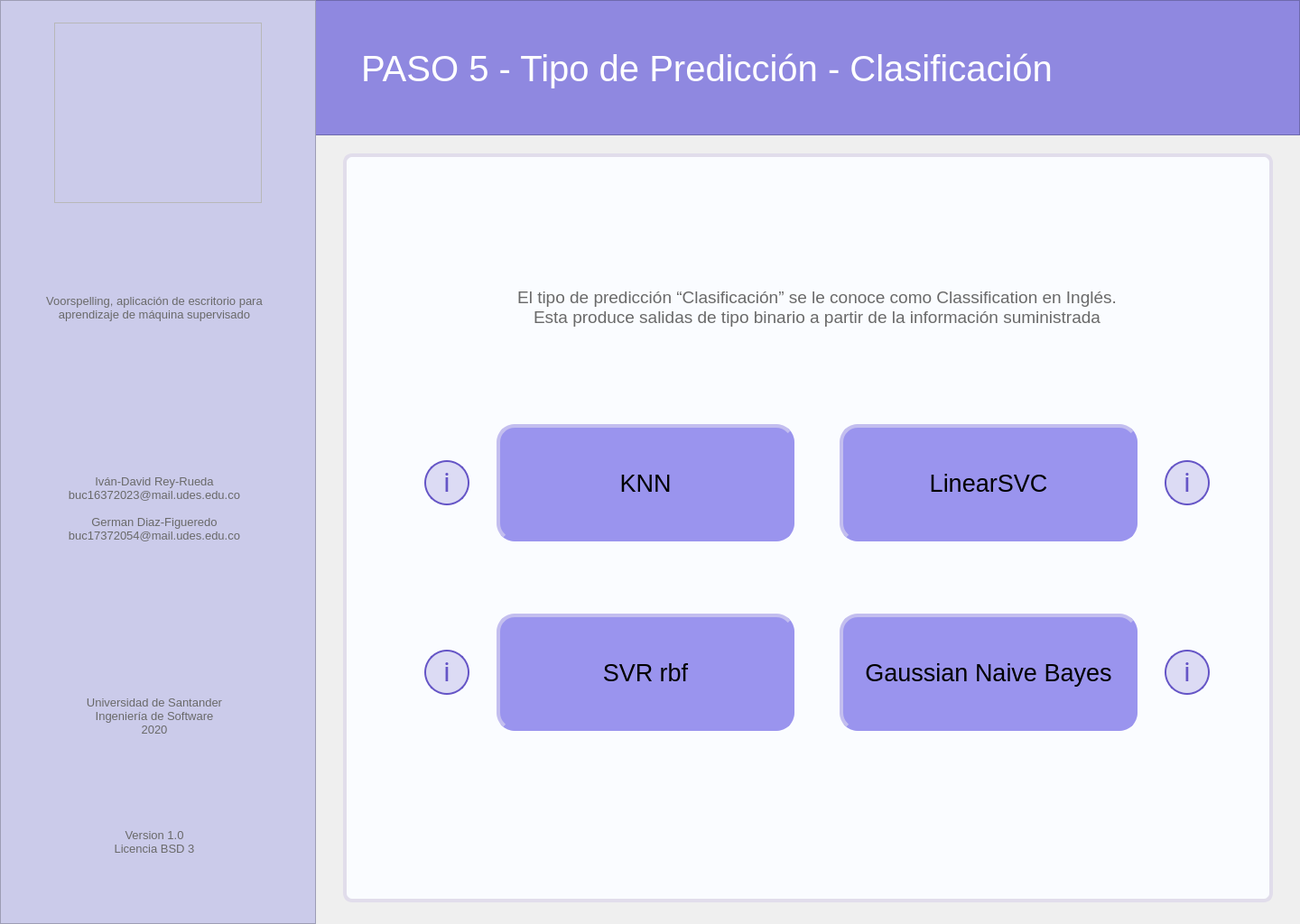
<?xml version="1.0" encoding="UTF-8"?>
<ui version="4.0">
 <class>MainWindow</class>
 <widget class="QMainWindow" name="MainWindow">
  <property name="geometry">
   <rect>
    <x>0</x>
    <y>0</y>
    <width>1440</width>
    <height>1024</height>
   </rect>
  </property>
  <property name="minimumSize">
   <size>
    <width>1440</width>
    <height>1024</height>
   </size>
  </property>
  <property name="maximumSize">
   <size>
    <width>1440</width>
    <height>1024</height>
   </size>
  </property>
  <property name="windowTitle">
   <string>Voorspelling</string>
  </property>
  <widget class="QWidget" name="centralwidget">
   <property name="minimumSize">
    <size>
     <width>1440</width>
     <height>1024</height>
    </size>
   </property>
   <property name="maximumSize">
    <size>
     <width>1440</width>
     <height>1024</height>
    </size>
   </property>
   <widget class="QFrame" name="left_bar">
    <property name="geometry">
     <rect>
      <x>0</x>
      <y>0</y>
      <width>350</width>
      <height>1024</height>
     </rect>
    </property>
    <property name="styleSheet">
     <string notr="true">background-color: rgb(203, 203, 234);

</string>
    </property>
    <property name="frameShape">
     <enum>QFrame::StyledPanel</enum>
    </property>
    <property name="frameShadow">
     <enum>QFrame::Raised</enum>
    </property>
    <widget class="QLabel" name="lbl_left_1">
     <property name="geometry">
      <rect>
       <x>18</x>
       <y>278</y>
       <width>306</width>
       <height>126</height>
      </rect>
     </property>
     <property name="font">
      <font>
       <pointsize>10</pointsize>
      </font>
     </property>
     <property name="styleSheet">
      <string notr="true">color: rgb(105, 105, 105);</string>
     </property>
     <property name="text">
      <string>Voorspelling, aplicación de escritorio para aprendizaje de máquina supervisado</string>
     </property>
     <property name="alignment">
      <set>Qt::AlignCenter</set>
     </property>
     <property name="wordWrap">
      <bool>true</bool>
     </property>
    </widget>
    <widget class="QLabel" name="lbl_left_2">
     <property name="geometry">
      <rect>
       <x>18</x>
       <y>500</y>
       <width>306</width>
       <height>126</height>
      </rect>
     </property>
     <property name="font">
      <font>
       <pointsize>10</pointsize>
      </font>
     </property>
     <property name="styleSheet">
      <string notr="true">color: rgb(105, 105, 105);</string>
     </property>
     <property name="text">
      <string>Iván-David Rey-Rueda
buc16372023@mail.udes.edu.co

German Diaz-Figueredo
buc17372054@mail.udes.edu.co</string>
     </property>
     <property name="alignment">
      <set>Qt::AlignCenter</set>
     </property>
     <property name="wordWrap">
      <bool>true</bool>
     </property>
    </widget>
    <widget class="QLabel" name="lbl_left_3">
     <property name="geometry">
      <rect>
       <x>18</x>
       <y>730</y>
       <width>306</width>
       <height>126</height>
      </rect>
     </property>
     <property name="font">
      <font>
       <pointsize>10</pointsize>
      </font>
     </property>
     <property name="styleSheet">
      <string notr="true">color: rgb(105, 105, 105);</string>
     </property>
     <property name="text">
      <string>Universidad de Santander
Ingeniería de Software
2020</string>
     </property>
     <property name="alignment">
      <set>Qt::AlignCenter</set>
     </property>
     <property name="wordWrap">
      <bool>true</bool>
     </property>
    </widget>
    <widget class="QLabel" name="lbl_left_4">
     <property name="geometry">
      <rect>
       <x>18</x>
       <y>870</y>
       <width>306</width>
       <height>126</height>
      </rect>
     </property>
     <property name="font">
      <font>
       <pointsize>10</pointsize>
      </font>
     </property>
     <property name="styleSheet">
      <string notr="true">color: rgb(105, 105, 105);</string>
     </property>
     <property name="text">
      <string>Version 1.0
Licencia BSD 3</string>
     </property>
     <property name="alignment">
      <set>Qt::AlignCenter</set>
     </property>
     <property name="wordWrap">
      <bool>true</bool>
     </property>
    </widget>
   </widget>
   <widget class="QFrame" name="logo">
    <property name="geometry">
     <rect>
      <x>60</x>
      <y>25</y>
      <width>230</width>
      <height>200</height>
     </rect>
    </property>
    <property name="styleSheet">
     <string notr="true">image: url(:/image/voorspelling_logo.png);</string>
    </property>
    <property name="frameShape">
     <enum>QFrame::StyledPanel</enum>
    </property>
    <property name="frameShadow">
     <enum>QFrame::Raised</enum>
    </property>
   </widget>
   <widget class="QFrame" name="up_bar">
    <property name="geometry">
     <rect>
      <x>0</x>
      <y>0</y>
      <width>1440</width>
      <height>150</height>
     </rect>
    </property>
    <property name="styleSheet">
     <string notr="true">background-color: rgb(143, 136, 224);</string>
    </property>
    <property name="frameShape">
     <enum>QFrame::StyledPanel</enum>
    </property>
    <property name="frameShadow">
     <enum>QFrame::Raised</enum>
    </property>
    <widget class="QLabel" name="lbl_tittle">
     <property name="geometry">
      <rect>
       <x>400</x>
       <y>40</y>
       <width>941</width>
       <height>72</height>
      </rect>
     </property>
     <property name="font">
      <font>
       <family>MS Shell Dlg 2</family>
       <pointsize>30</pointsize>
       <weight>50</weight>
       <italic>false</italic>
       <bold>false</bold>
      </font>
     </property>
     <property name="styleSheet">
      <string notr="true">border: none;
color: rgb(255, 255, 255);</string>
     </property>
     <property name="text">
      <string>PASO 5 - Tipo de Predicción - Clasificación</string>
     </property>
     <property name="scaledContents">
      <bool>false</bool>
     </property>
     <property name="alignment">
      <set>Qt::AlignLeading|Qt::AlignLeft|Qt::AlignVCenter</set>
     </property>
     <property name="wordWrap">
      <bool>true</bool>
     </property>
     <property name="margin">
      <number>0</number>
     </property>
     <property name="indent">
      <number>0</number>
     </property>
    </widget>
   </widget>
   <widget class="QFrame" name="main_area">
    <property name="geometry">
     <rect>
      <x>380</x>
      <y>170</y>
      <width>1030</width>
      <height>830</height>
     </rect>
    </property>
    <property name="styleSheet">
     <string notr="true">background-color: rgb(250, 252, 255);
border: 4px solid;
border-color: rgb(225, 221, 235);
border-radius: 10px;</string>
    </property>
    <property name="frameShape">
     <enum>QFrame::StyledPanel</enum>
    </property>
    <property name="frameShadow">
     <enum>QFrame::Raised</enum>
    </property>
    <widget class="QLabel" name="lbl_description">
     <property name="geometry">
      <rect>
       <x>180</x>
       <y>130</y>
       <width>690</width>
       <height>80</height>
      </rect>
     </property>
     <property name="font">
      <font>
       <pointsize>14</pointsize>
      </font>
     </property>
     <property name="styleSheet">
      <string notr="true">color: rgb(105, 105, 105);
border: none;</string>
     </property>
     <property name="text">
      <string>El tipo de predicción “Clasificación” se le conoce como Classification en Inglés. Esta produce salidas de tipo binario a partir de la información suministrada</string>
     </property>
     <property name="alignment">
      <set>Qt::AlignCenter</set>
     </property>
     <property name="wordWrap">
      <bool>true</bool>
     </property>
    </widget>
    <widget class="QPushButton" name="btn_SVR_rbf">
     <property name="geometry">
      <rect>
       <x>170</x>
       <y>510</y>
       <width>330</width>
       <height>130</height>
      </rect>
     </property>
     <property name="font">
      <font>
       <pointsize>20</pointsize>
       <kerning>true</kerning>
      </font>
     </property>
     <property name="styleSheet">
      <string notr="true">QPushButton{
background-color: rgb(154, 148, 238);
border-left-color: rgb(195, 190, 239);
border-top-color: rgb(195, 190, 239);
border-bottom-color: rgb(154, 148, 238);
border-right-color: rgb(154, 148, 238);
border-radius: 20px;
}
QPushButton:hover{
background-color: rgb(160, 155, 245);
}
QPushButton:pressed{
background-color: rgb(150, 140, 230);
border-left-color: rgb(140, 135, 220);
border-top-color: rgb(140, 135, 220);
border-bottom-color: rgb(195, 190, 239);
border-right-color: rgb(195, 190, 239);
}</string>
     </property>
     <property name="text">
      <string>SVR rbf</string>
     </property>
     <property name="autoDefault">
      <bool>false</bool>
     </property>
    </widget>
    <widget class="QPushButton" name="btn_info_LinearSVC">
     <property name="geometry">
      <rect>
       <x>910</x>
       <y>340</y>
       <width>50</width>
       <height>50</height>
      </rect>
     </property>
     <property name="styleSheet">
      <string notr="true">QPushButton{
background: rgba(101, 85, 198, 0.2);
border: 2px solid #6555C6;
box-sizing: border-box;
border-radius: 25px;


position: absolute;
width: 25px;
height: 44.55px;
font-family: Roboto;
font-style: normal;
font-weight: normal;
font-size: 30px;
line-height: 56px;
display: flex;
align-items: center;
text-align: center;

color: #6555C6;
}
QPushButton:hover{
background-color: rgb(190, 185, 250);
}
QPushButton:pressed{
background-color: rgb(160, 150, 240);
}</string>
     </property>
     <property name="text">
      <string>i</string>
     </property>
    </widget>
    <widget class="QPushButton" name="btn_info_Gaussian_Naive_Bayes">
     <property name="geometry">
      <rect>
       <x>910</x>
       <y>550</y>
       <width>50</width>
       <height>50</height>
      </rect>
     </property>
     <property name="styleSheet">
      <string notr="true">QPushButton{
background: rgba(101, 85, 198, 0.2);
border: 2px solid #6555C6;
box-sizing: border-box;
border-radius: 25px;


position: absolute;
width: 25px;
height: 44.55px;
font-family: Roboto;
font-style: normal;
font-weight: normal;
font-size: 30px;
line-height: 56px;
display: flex;
align-items: center;
text-align: center;

color: #6555C6;
}
QPushButton:hover{
background-color: rgb(190, 185, 250);
}
QPushButton:pressed{
background-color: rgb(160, 150, 240);
}</string>
     </property>
     <property name="text">
      <string>i</string>
     </property>
    </widget>
    <widget class="QPushButton" name="btn_back">
     <property name="geometry">
      <rect>
       <x>60</x>
       <y>50</y>
       <width>70</width>
       <height>70</height>
      </rect>
     </property>
     <property name="styleSheet">
      <string notr="true">QPushButton{
background-image: url(:/botton/bxs-left-arrow-circle.svg);
border-radius: 35px;
border: none;


color: #6555C6;
}
QPushButton:hover{
background-color: rgb(235, 225, 250);

}
QPushButton:pressed{

background-color: qradialgradient(spread:pad, cx:0.5, cy:0.5, radius:0.5, fx:0.5, fy:0.5, stop:0 rgba(200, 190, 250, 205), stop:0.6 rgba(200, 190, 250, 205), stop:1 rgba(255, 255, 255, 0));

}

</string>
     </property>
     <property name="text">
      <string/>
     </property>
     <property name="iconSize">
      <size>
       <width>20</width>
       <height>20</height>
      </size>
     </property>
    </widget>
    <widget class="QPushButton" name="btn_Gaussian_Naive_Bayes">
     <property name="geometry">
      <rect>
       <x>550</x>
       <y>510</y>
       <width>330</width>
       <height>130</height>
      </rect>
     </property>
     <property name="font">
      <font>
       <pointsize>20</pointsize>
       <kerning>true</kerning>
      </font>
     </property>
     <property name="styleSheet">
      <string notr="true">QPushButton{
background-color: rgb(154, 148, 238);
border-left-color: rgb(195, 190, 239);
border-top-color: rgb(195, 190, 239);
border-bottom-color: rgb(154, 148, 238);
border-right-color: rgb(154, 148, 238);
border-radius: 20px;
}
QPushButton:hover{
background-color: rgb(160, 155, 245);
}
QPushButton:pressed{
background-color: rgb(150, 140, 230);
border-left-color: rgb(140, 135, 220);
border-top-color: rgb(140, 135, 220);
border-bottom-color: rgb(195, 190, 239);
border-right-color: rgb(195, 190, 239);
}</string>
     </property>
     <property name="text">
      <string>Gaussian Naive Bayes</string>
     </property>
     <property name="autoDefault">
      <bool>false</bool>
     </property>
    </widget>
    <widget class="QPushButton" name="btn_LinearSVC">
     <property name="geometry">
      <rect>
       <x>550</x>
       <y>300</y>
       <width>330</width>
       <height>130</height>
      </rect>
     </property>
     <property name="font">
      <font>
       <pointsize>20</pointsize>
       <kerning>true</kerning>
      </font>
     </property>
     <property name="styleSheet">
      <string notr="true">QPushButton{
background-color: rgb(154, 148, 238);
border-left-color: rgb(195, 190, 239);
border-top-color: rgb(195, 190, 239);
border-bottom-color: rgb(154, 148, 238);
border-right-color: rgb(154, 148, 238);
border-radius: 20px;
}
QPushButton:hover{
background-color: rgb(160, 155, 245);
}
QPushButton:pressed{
background-color: rgb(150, 140, 230);
border-left-color: rgb(140, 135, 220);
border-top-color: rgb(140, 135, 220);
border-bottom-color: rgb(195, 190, 239);
border-right-color: rgb(195, 190, 239);
}</string>
     </property>
     <property name="text">
      <string>LinearSVC</string>
     </property>
     <property name="autoDefault">
      <bool>false</bool>
     </property>
    </widget>
    <widget class="QPushButton" name="btn_info_SVR_rbf">
     <property name="geometry">
      <rect>
       <x>90</x>
       <y>550</y>
       <width>50</width>
       <height>50</height>
      </rect>
     </property>
     <property name="styleSheet">
      <string notr="true">QPushButton{
background: rgba(101, 85, 198, 0.2);
border: 2px solid #6555C6;
box-sizing: border-box;
border-radius: 25px;


position: absolute;
width: 25px;
height: 44.55px;
font-family: Roboto;
font-style: normal;
font-weight: normal;
font-size: 30px;
line-height: 56px;
display: flex;
align-items: center;
text-align: center;

color: #6555C6;
}
QPushButton:hover{
background-color: rgb(190, 185, 250);
}
QPushButton:pressed{
background-color: rgb(160, 150, 240);
}</string>
     </property>
     <property name="text">
      <string>i</string>
     </property>
    </widget>
    <widget class="QPushButton" name="btn_KNN">
     <property name="geometry">
      <rect>
       <x>170</x>
       <y>300</y>
       <width>330</width>
       <height>130</height>
      </rect>
     </property>
     <property name="font">
      <font>
       <pointsize>20</pointsize>
       <kerning>true</kerning>
      </font>
     </property>
     <property name="styleSheet">
      <string notr="true">QPushButton{
background-color: rgb(154, 148, 238);
border-left-color: rgb(195, 190, 239);
border-top-color: rgb(195, 190, 239);
border-bottom-color: rgb(154, 148, 238);
border-right-color: rgb(154, 148, 238);
border-radius: 20px;
}
QPushButton:hover{
background-color: rgb(160, 155, 245);
}
QPushButton:pressed{
background-color: rgb(150, 140, 230);
border-left-color: rgb(140, 135, 220);
border-top-color: rgb(140, 135, 220);
border-bottom-color: rgb(195, 190, 239);
border-right-color: rgb(195, 190, 239);
}</string>
     </property>
     <property name="text">
      <string>KNN</string>
     </property>
     <property name="autoDefault">
      <bool>false</bool>
     </property>
    </widget>
    <widget class="QPushButton" name="btn_info_KNN">
     <property name="geometry">
      <rect>
       <x>90</x>
       <y>340</y>
       <width>50</width>
       <height>50</height>
      </rect>
     </property>
     <property name="styleSheet">
      <string notr="true">QPushButton{
background: rgba(101, 85, 198, 0.2);
border: 2px solid #6555C6;
box-sizing: border-box;
border-radius: 25px;


position: absolute;
width: 25px;
height: 44.55px;
font-family: Roboto;
font-style: normal;
font-weight: normal;
font-size: 30px;
line-height: 56px;
display: flex;
align-items: center;
text-align: center;

color: #6555C6;
}
QPushButton:hover{
background-color: rgb(190, 185, 250);
}
QPushButton:pressed{
background-color: rgb(160, 150, 240);
}</string>
     </property>
     <property name="text">
      <string>i</string>
     </property>
    </widget>
   </widget>
   <zorder>up_bar</zorder>
   <zorder>left_bar</zorder>
   <zorder>logo</zorder>
   <zorder>main_area</zorder>
  </widget>
 </widget>
 <resources>
  <include location="Images_voor.qrc"/>
 </resources>
 <connections/>
</ui>
